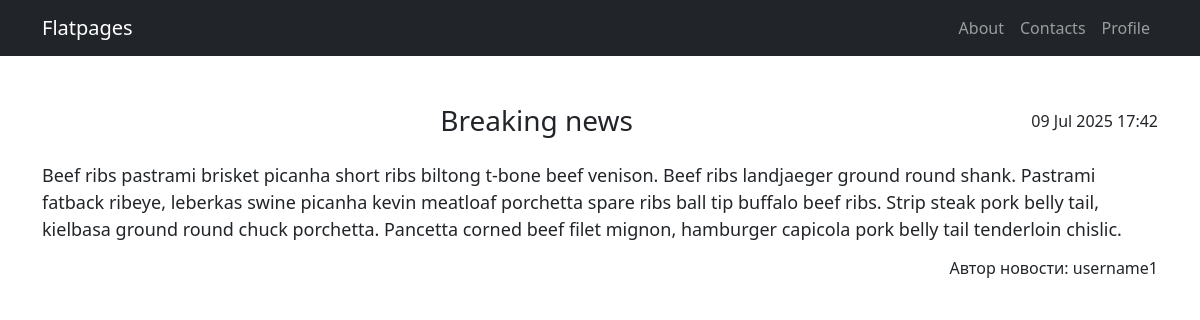
The app's page /news/3/, older data.
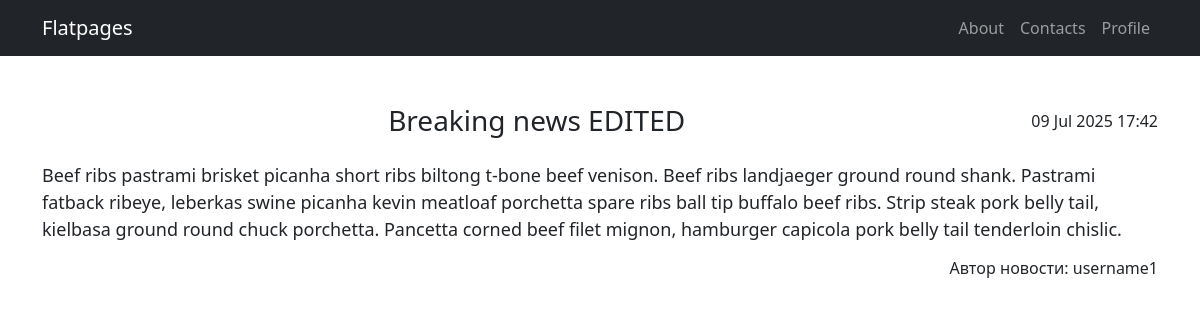
The same page, newer data.
### articles/models.py (models this page shows, shortened)
class Post(models.Model):
    author = models.ForeignKey(Author, on_delete=models.DO_NOTHING, null=True, blank=True)
    type_post = models.CharField(max_length=50, choices=post_types)
    creation = models.DateTimeField(auto_now_add=True)
    category = models.ManyToManyField(Category, through='PostCategory')
    title = models.TextField()
    content = models.TextField()
    rating = models.IntegerField(default=0)

class Author(models.Model):
    user = models.OneToOneField(User, on_delete=models.CASCADE)
    user_rating = models.IntegerField(default=0)
    is_deleted = models.BooleanField(default=False) # для функционала мягкого удаления автора

### articles/views.py (the view)
# urls.py: path('news/<int:pk>/', NewDetail.as_view(), name='news_detail'), # доступ к странице осуществляется по id самого поста с новостью
class NewDetail(DetailView):
    model = Post
    template_name = 'new.html'
    context_object_name = 'new'

### templates/new.html (shortened to what this page needs)
{% extends 'flatpages/sample.html' %}
{%block body%}
    <div style="display:flex; justify-content: space-between; align-items: center;">
        <h3 style="margin:0; text-align: center; flex-grow: 1;">{{ new.title }}</h3>
        <span style="text-align=right;">{{ new.creation | date:"d M Y H:i"}}</span>
    </div>
    <br>
    <p style="font-size: 18px; text-align:left">{{ new.content }}</p>
    <h6 style="text-align:right">Автор новости: {{ new.author.user.username }}</h6>
{%endblock body%}

Row changes from the older to the newer data that the page shows:
changed Post "username1": title "Breaking news" → "Breaking news EDITED"
